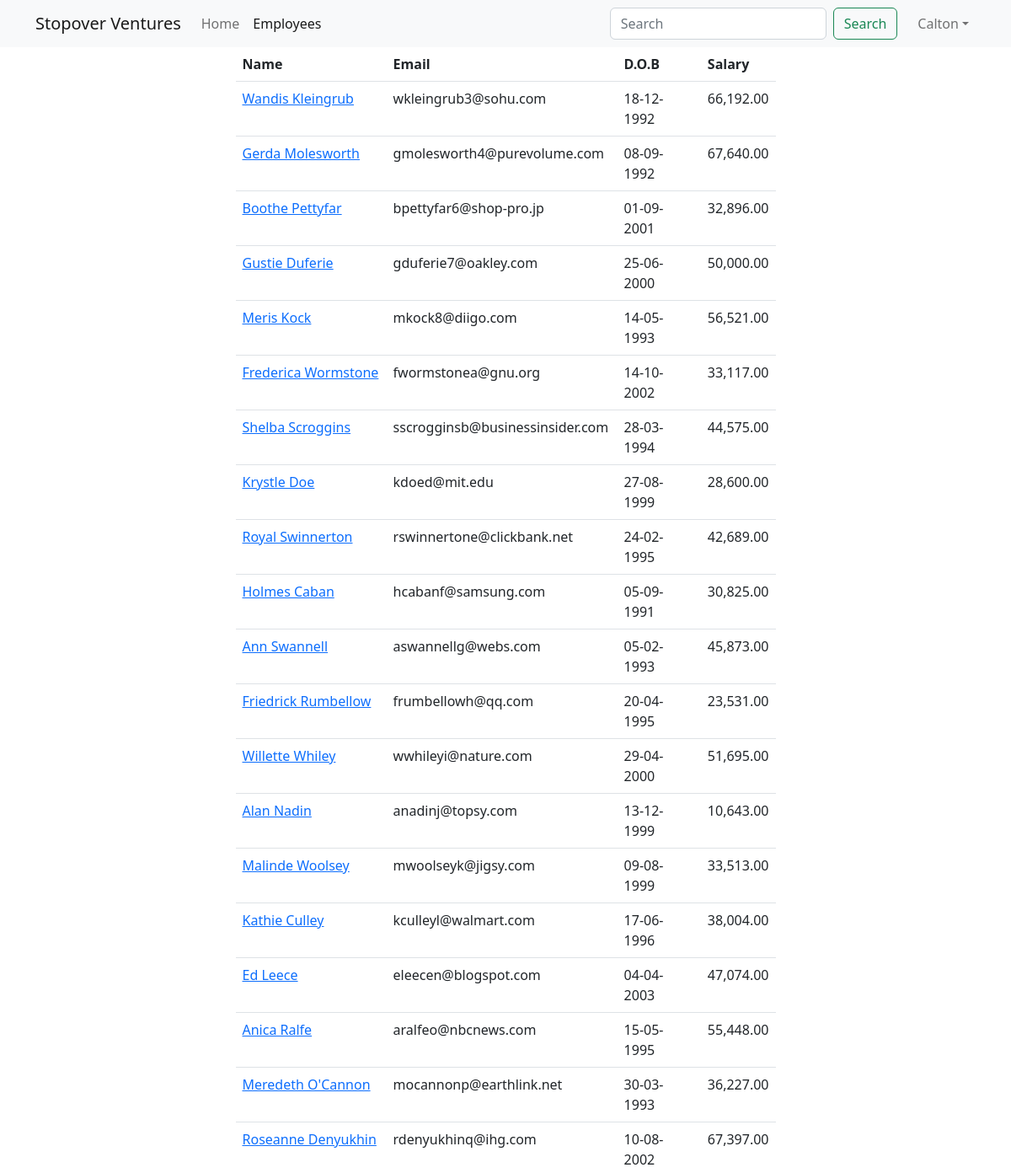
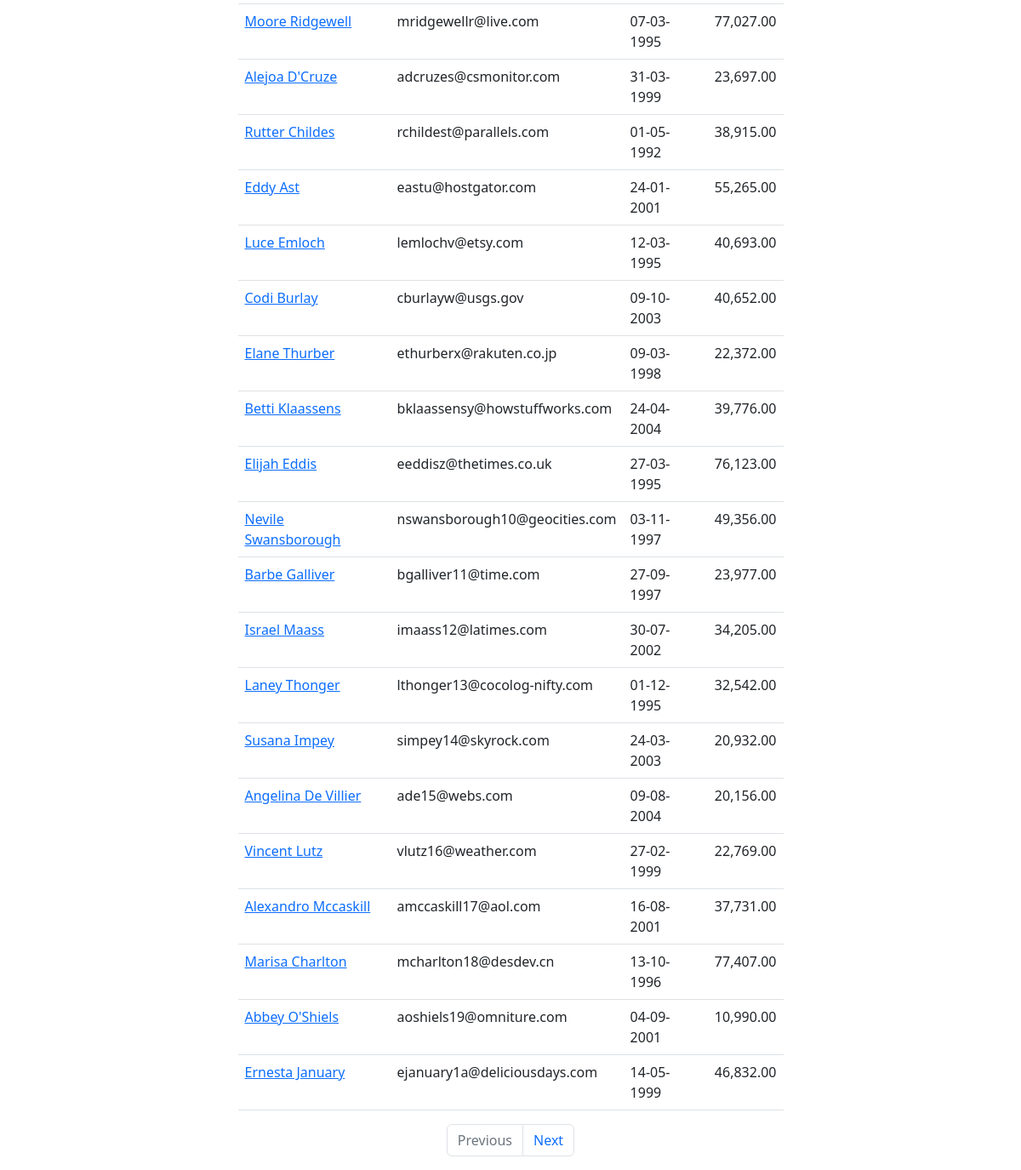
Page /employees (signed in) on the committed database (2 pictures, top to bottom).
### main_app/models.py (models this page shows, shortened)
class Employee(models.Model):
    name = models.CharField(max_length=40)
    email = models.EmailField(unique=True)
    dob = models.DateField(null=True)
    salary = models.DecimalField(max_digits=7, decimal_places=2)
    disabled = models.BooleanField(default=False)
    profile = models.ImageField(upload_to=unique_img_name, null=True, default="employees/default.png")
    created_at = models.DateTimeField(auto_now_add=True, null=True)  # added once during creation
    updated_at = models.DateTimeField(auto_now=True, null=True)  # updates every time update happens

### main_app/views.py (the view)
# urls.py: path('employees', views.all_employees, name="all"),
@login_required
@permission_required('main_app.view_employee', raise_exception=True)
def all_employees(request):
    employees = Employee.objects.all()
    today = datetime.today()
    day = today.day
    month = today.month
    paginator = Paginator(employees, 40)
    page_number = request.GET.get("page")
    data = paginator.get_page(page_number)
    return render(request, 'all_employees.html', {"employees": data})

### templates/all_employees.html (shortened to what this page needs)
{% extends 'base_template.html' %}
{% load humanize %}
{% block content %}
	{% include 'navbar.html' %}
	<div class="container">
		<div class="row justify-content-center">
			<div class="col-sm-7">
				<table class="table">
					<thead>
					<tr>
						<th>Name</th>
						<th>Email</th>
						<th>D.O.B</th>
						<th>Salary</th>
					</tr>
					</thead>
					<tbody>
					{% for employee in employees %}
						<tr>
							<td>
								<a href="/employees/{{ employee.id }}">{{ employee.name | title }}</a>
							</td>
							<td>{{ employee.email }}</td>
							<td>{{ employee.dob | date:"d-m-Y" }}</td>
							<td>{{ employee.salary | intcomma }}</td>
						</tr>
					{% endfor %}
					</tbody>
				</table>
				<nav aria-label="Page navigation example">
					<ul class="pagination justify-content-center">
						{% if employees.has_previous %}
							<li class="page-item">
								<a class="page-link" href='?page={{ employees.previous_page_number }}'>Previous</a>
							</li>
						{% else %}
							<li class="page-item disabled">
								<a class="page-link" href='' tabindex="-1" aria-disabled="True">Previous</a>
							</li>
						{% endif %}
						{% if employees.has_next %}
							<li class="page-item">
								<a class="page-link" href='?page={{ employees.next_page_number }}'>Next</a>
							</li>
						{% else %}
							<li class="page-item disabled">
								<a class="page-link" href='' tabindex="-1" aria-disabled="True">Next</a>
							</li>
						{% endif %}
					</ul>
				</nav>
			</div>
		</div>
	</div>
{% endblock %}

### templates/navbar.html (shortened to what this page needs)
<nav class="navbar sticky-top navbar-expand-lg bg-light">
  <div class="container">
    <a class="navbar-brand" href="{% url 'home' %}">Stopover Ventures</a>
    <div class="collapse navbar-collapse" id="navbarTogglerDemo02">
      <ul class="navbar-nav me-auto mb-2 mb-lg-0">
        <li class="nav-item">
          <a class="nav-link {% if "/" == request.path %} active {% endif %} " aria-current="page" href="{% url 'home' %}">Home</a>
        </li>
        <li class="nav-item">
          <a class="nav-link {% if "/employees" == request.path %} active {% endif %} " href="{% url 'all' %}">Employees</a>
        </li>
      </ul>
      <form class="d-flex" role="search" method="get" action="{% url 'search' %}">
        <input class="form-control me-2" name="search_word" type="search" placeholder="Search" aria-label="Search">
        <button class="btn btn-outline-success" type="submit">Search</button>
      </form>
	<ul class="navbar-nav ms-3 mb-2 mb-lg-0">
		<li class="nav-item dropdown">
  <a class="nav-link dropdown-toggle" href="#" role="button" data-bs-toggle="dropdown">{{ user.first_name }}</a>
</li>
	</ul>
    </div>
  </div>
</nav>

### rows in the picture
Employee: name "Wandis Kleingrub", email "wkleingrub3@sohu.com", dob "18-12-1992", salary "66,192.00"
Employee: name "Gerda Molesworth", email "gmolesworth4@purevolume.com", dob "08-09-1992", salary "67,640.00"
Employee: name "Boothe Pettyfar", email "bpettyfar6@shop-pro.jp", dob "01-09-2001", salary "32,896.00"
Employee: name "Gustie Duferie", email "gduferie7@oakley.com", dob "25-06-2000", salary "50,000.00"
Employee: name "Meris Kock", email "mkock8@diigo.com", dob "14-05-1993", salary "56,521.00"
Employee: name "Frederica Wormstone", email "fwormstonea@gnu.org", dob "14-10-2002", salary "33,117.00"
Employee: name "Shelba Scroggins", email "sscrogginsb@businessinsider.com", dob "28-03-1994", salary "44,575.00"
Employee: name "Krystle Doe", email "kdoed@mit.edu", dob "27-08-1999", salary "28,600.00"
Employee: name "Royal Swinnerton", email "rswinnertone@clickbank.net", dob "24-02-1995", salary "42,689.00"
Employee: name "Holmes Caban", email "hcabanf@samsung.com", dob "05-09-1991", salary "30,825.00"
Employee: name "Ann Swannell", email "aswannellg@webs.com", dob "05-02-1993", salary "45,873.00"
Employee: name "Friedrick Rumbellow", email "frumbellowh@qq.com", dob "20-04-1995", salary "23,531.00"
Employee: name "Willette Whiley", email "wwhileyi@nature.com", dob "29-04-2000", salary "51,695.00"
Employee: name "Alan Nadin", email "anadinj@topsy.com", dob "13-12-1999", salary "10,643.00"
Employee: name "Malinde Woolsey", email "mwoolseyk@jigsy.com", dob "09-08-1999", salary "33,513.00"
Employee: name "Kathie Culley", email "kculleyl@walmart.com", dob "17-06-1996", salary "38,004.00"
Employee: name "Ed Leece", email "eleecen@blogspot.com", dob "04-04-2003", salary "47,074.00"
Employee: name "Anica Ralfe", email "aralfeo@nbcnews.com", dob "15-05-1995", salary "55,448.00"
Employee: name "Meredeth O'Cannon", email "mocannonp@earthlink.net", dob "30-03-1993", salary "36,227.00"
Employee: name "Roseanne Denyukhin", email "rdenyukhinq@ihg.com", dob "10-08-2002", salary "67,397.00"
Employee: name "Moore Ridgewell", email "mridgewellr@live.com", dob "07-03-1995", salary "77,027.00"
Employee: name "Alejoa D'Cruze", email "adcruzes@csmonitor.com", dob "31-03-1999", salary "23,697.00"
Employee: name "Rutter Childes", email "rchildest@parallels.com", dob "01-05-1992", salary "38,915.00"
Employee: name "Eddy Ast", email "eastu@hostgator.com", dob "24-01-2001", salary "55,265.00"
Employee: name "Luce Emloch", email "lemlochv@etsy.com", dob "12-03-1995", salary "40,693.00"
Employee: name "Codi Burlay", email "cburlayw@usgs.gov", dob "09-10-2003", salary "40,652.00"
Employee: name "Elane Thurber", email "ethurberx@rakuten.co.jp", dob "09-03-1998", salary "22,372.00"
Employee: name "Betti Klaassens", email "bklaassensy@howstuffworks.com", dob "24-04-2004", salary "39,776.00"
Employee: name "Elijah Eddis", email "eeddisz@thetimes.co.uk", dob "27-03-1995", salary "76,123.00"
Employee: name "Nevile Swansborough", email "nswansborough10@geocities.com", dob "03-11-1997", salary "49,356.00"
Employee: name "Barbe Galliver", email "bgalliver11@time.com", dob "27-09-1997", salary "23,977.00"
Employee: name "Israel Maass", email "imaass12@latimes.com", dob "30-07-2002", salary "34,205.00"
Employee: name "Laney Thonger", email "lthonger13@cocolog-nifty.com", dob "01-12-1995", salary "32,542.00"
Employee: name "Susana Impey", email "simpey14@skyrock.com", dob "24-03-2003", salary "20,932.00"
Employee: name "Angelina De Villier", email "ade15@webs.com", dob "09-08-2004", salary "20,156.00"
Employee: name "Vincent Lutz", email "vlutz16@weather.com", dob "27-02-1999", salary "22,769.00"
Employee: name "Alexandro Mccaskill", email "amccaskill17@aol.com", dob "16-08-2001", salary "37,731.00"
Employee: name "Marisa Charlton", email "mcharlton18@desdev.cn", dob "13-10-1996", salary "77,407.00"
Employee: name "Abbey O'Shiels", email "aoshiels19@omniture.com", dob "04-09-2001", salary "10,990.00"
Employee: name "Ernesta January", email "ejanuary1a@deliciousdays.com", dob "14-05-1999", salary "46,832.00"

### other values in the picture
{{ user.first_name }} "Calton"
